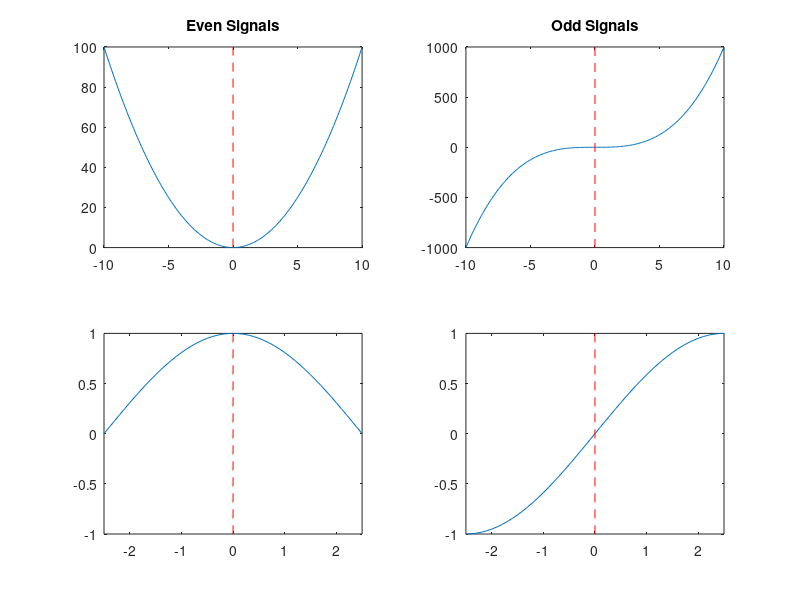

This chart was generated by the following MATLAB code:

clear all;
t = -10:0.1:10;
yE = t.^2;
yO = t.^3;
yE1 = cos(2*pi*t/10);
yO1 = sin(2*pi*t/10);
subplot(221);
plot(t, yE);title('Even Signals');
line([0 0], [0 100], 'LineStyle', '--', 'Color', 'r');

subplot(222);
plot(t, yO);title('Odd Signals');
line([0 0], [1000 -1000], 'LineStyle', '--', 'Color', 'r');


subplot(223);
plot(t, yE1);axis([-2.5 2.5 -1 1]);
line([0 0], [1 -1], 'LineStyle', '--', 'Color', 'r');

subplot(224);
plot(t, yO1);axis([-2.5 2.5 -1 1]);
line([0 0], [1 -1], 'LineStyle', '--', 'Color', 'r');
